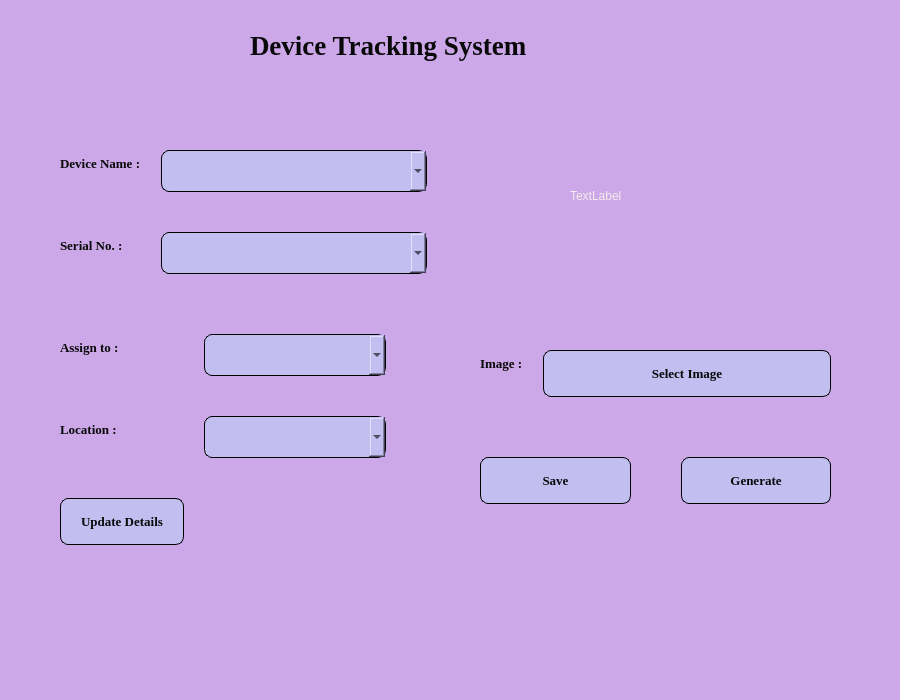
<?xml version="1.0" encoding="UTF-8"?>
<ui version="4.0">
 <class>MainWindow</class>
 <widget class="QMainWindow" name="MainWindow">
  <property name="geometry">
   <rect>
    <x>0</x>
    <y>0</y>
    <width>900</width>
    <height>700</height>
   </rect>
  </property>
  <property name="windowTitle">
   <string>MainWindow</string>
  </property>
  <property name="styleSheet">
   <string notr="true">background-color: rgb(204, 168, 233);
color: rgb(245, 235, 235);</string>
  </property>
  <widget class="QWidget" name="centralwidget">
   <widget class="QLabel" name="label">
    <property name="geometry">
     <rect>
      <x>250</x>
      <y>20</y>
      <width>341</width>
      <height>51</height>
     </rect>
    </property>
    <property name="font">
     <font>
      <family>Times New Roman</family>
      <pointsize>20</pointsize>
      <bold>true</bold>
     </font>
    </property>
    <property name="styleSheet">
     <string notr="true">color: rgb(9, 9, 9);</string>
    </property>
    <property name="text">
     <string>Device Tracking System</string>
    </property>
   </widget>
   <widget class="QWidget" name="layoutWidget">
    <property name="geometry">
     <rect>
      <x>460</x>
      <y>330</y>
      <width>391</width>
      <height>242</height>
     </rect>
    </property>
    <layout class="QFormLayout" name="formLayout_4">
     <property name="verticalSpacing">
      <number>40</number>
     </property>
     <property name="leftMargin">
      <number>10</number>
     </property>
     <property name="topMargin">
      <number>10</number>
     </property>
     <property name="rightMargin">
      <number>10</number>
     </property>
     <property name="bottomMargin">
      <number>10</number>
     </property>
     <item row="0" column="0" colspan="2">
      <layout class="QFormLayout" name="formLayout_3">
       <property name="horizontalSpacing">
        <number>20</number>
       </property>
       <property name="verticalSpacing">
        <number>50</number>
       </property>
       <property name="leftMargin">
        <number>10</number>
       </property>
       <property name="topMargin">
        <number>10</number>
       </property>
       <property name="rightMargin">
        <number>10</number>
       </property>
       <property name="bottomMargin">
        <number>10</number>
       </property>
       <item row="0" column="0">
        <widget class="QLabel" name="label_6">
         <property name="font">
          <font>
           <family>Times New Roman</family>
           <pointsize>10</pointsize>
           <bold>true</bold>
          </font>
         </property>
         <property name="styleSheet">
          <string notr="true">color: rgb(9, 9, 9);</string>
         </property>
         <property name="text">
          <string>Image :</string>
         </property>
        </widget>
       </item>
       <item row="0" column="1">
        <widget class="QPushButton" name="select_img_button">
         <property name="font">
          <font>
           <family>Times New Roman</family>
           <pointsize>10</pointsize>
           <bold>true</bold>
          </font>
         </property>
         <property name="styleSheet">
          <string notr="true">background-color: rgb(195, 190, 240);
color: rgb(9,9,9);
padding : 15px 40px;
border-radius:8px;
border: 1px solid black

</string>
         </property>
         <property name="text">
          <string>Select Image</string>
         </property>
        </widget>
       </item>
      </layout>
     </item>
     <item row="1" column="0" colspan="2">
      <layout class="QHBoxLayout" name="horizontalLayout">
       <property name="spacing">
        <number>50</number>
       </property>
       <property name="leftMargin">
        <number>10</number>
       </property>
       <property name="topMargin">
        <number>10</number>
       </property>
       <property name="rightMargin">
        <number>10</number>
       </property>
       <property name="bottomMargin">
        <number>10</number>
       </property>
       <item>
        <widget class="QPushButton" name="save_button">
         <property name="font">
          <font>
           <family>Times New Roman</family>
           <pointsize>10</pointsize>
           <bold>true</bold>
          </font>
         </property>
         <property name="styleSheet">
          <string notr="true">background-color: rgb(195, 190, 240);
color: rgb(9,9,9);
padding : 15px 20px;
border-radius:8px;
border: 1px solid black;

</string>
         </property>
         <property name="text">
          <string>Save</string>
         </property>
        </widget>
       </item>
       <item>
        <widget class="QPushButton" name="generate_button">
         <property name="font">
          <font>
           <family>Times New Roman</family>
           <pointsize>10</pointsize>
           <bold>true</bold>
          </font>
         </property>
         <property name="styleSheet">
          <string notr="true">background-color: rgb(195, 190, 240);
color: rgb(9,9,9);
padding : 15px 20px;
border-radius:8px;
border: 1px solid black

</string>
         </property>
         <property name="text">
          <string>Generate</string>
         </property>
        </widget>
       </item>
      </layout>
     </item>
    </layout>
   </widget>
   <widget class="QWidget" name="layoutWidget_2">
    <property name="geometry">
     <rect>
      <x>40</x>
      <y>130</y>
      <width>407</width>
      <height>464</height>
     </rect>
    </property>
    <layout class="QFormLayout" name="formLayout_5">
     <property name="verticalSpacing">
      <number>40</number>
     </property>
     <property name="leftMargin">
      <number>10</number>
     </property>
     <property name="topMargin">
      <number>10</number>
     </property>
     <property name="rightMargin">
      <number>10</number>
     </property>
     <property name="bottomMargin">
      <number>10</number>
     </property>
     <item row="0" column="0" colspan="2">
      <layout class="QFormLayout" name="formLayout">
       <property name="horizontalSpacing">
        <number>20</number>
       </property>
       <property name="verticalSpacing">
        <number>40</number>
       </property>
       <property name="leftMargin">
        <number>10</number>
       </property>
       <property name="topMargin">
        <number>10</number>
       </property>
       <property name="rightMargin">
        <number>10</number>
       </property>
       <property name="bottomMargin">
        <number>10</number>
       </property>
       <item row="0" column="0">
        <widget class="QLabel" name="label_2">
         <property name="font">
          <font>
           <family>Times New Roman</family>
           <pointsize>10</pointsize>
           <bold>true</bold>
          </font>
         </property>
         <property name="styleSheet">
          <string notr="true">color: rgb(9, 9, 9);</string>
         </property>
         <property name="text">
          <string>Device Name :</string>
         </property>
        </widget>
       </item>
       <item row="0" column="1">
        <widget class="QComboBox" name="device_name_combobox">
         <property name="styleSheet">
          <string notr="true">QComboBox {
    background-color: rgb(195, 190, 240);
    color: rgb(9, 9, 9);
    padding: 12px 60px; /* Adjust padding as needed */
    border-radius: 8px;
    border: 1px solid black;
}

QComboBox::item {
    text-align: left; /* Align text to the left */
    padding-top: 10px; /* Adjust the padding to center text vertically */
    padding-bottom: 10px; /* Adjust the padding to center text vertically */
}
</string>
         </property>
        </widget>
       </item>
       <item row="1" column="0">
        <widget class="QLabel" name="label_3">
         <property name="font">
          <font>
           <family>Times New Roman</family>
           <pointsize>10</pointsize>
           <bold>true</bold>
          </font>
         </property>
         <property name="styleSheet">
          <string notr="true">color: rgb(9, 9, 9);</string>
         </property>
         <property name="text">
          <string>Serial No. :</string>
         </property>
        </widget>
       </item>
       <item row="1" column="1">
        <widget class="QComboBox" name="Serial_No_combobox">
         <property name="styleSheet">
          <string notr="true">QComboBox {
    background-color: rgb(195, 190, 240);
    color: rgb(9, 9, 9);
    padding: 12px 60px; /* Adjust padding as needed */
    border-radius: 8px;
    border: 1px solid black;
}

QComboBox::item {
    text-align: left; /* Align text to the left */
    padding-top: 10px; /* Adjust the padding to center text vertically */
    padding-bottom: 10px; /* Adjust the padding to center text vertically */
}
</string>
         </property>
        </widget>
       </item>
      </layout>
     </item>
     <item row="1" column="0">
      <layout class="QFormLayout" name="formLayout_2">
       <property name="horizontalSpacing">
        <number>20</number>
       </property>
       <property name="verticalSpacing">
        <number>40</number>
       </property>
       <property name="leftMargin">
        <number>10</number>
       </property>
       <property name="topMargin">
        <number>10</number>
       </property>
       <property name="rightMargin">
        <number>10</number>
       </property>
       <property name="bottomMargin">
        <number>10</number>
       </property>
       <item row="0" column="1">
        <widget class="QComboBox" name="assignedto_combobox">
         <property name="styleSheet">
          <string notr="true">QComboBox {
    background-color: rgb(195, 190, 240);
    color: rgb(9, 9, 9);
    padding: 12px 60px; /* Adjust padding as needed */
    border-radius: 8px;
    border: 1px solid black;
}

QComboBox::item {
    text-align: left; /* Align text to the left */
    padding-top: 10px; /* Adjust the padding to center text vertically */
    padding-bottom: 10px; /* Adjust the padding to center text vertically */
}
</string>
         </property>
        </widget>
       </item>
       <item row="1" column="0">
        <widget class="QLabel" name="label_4">
         <property name="font">
          <font>
           <family>Times New Roman</family>
           <pointsize>10</pointsize>
           <bold>true</bold>
          </font>
         </property>
         <property name="styleSheet">
          <string notr="true">color: rgb(9, 9, 9);</string>
         </property>
         <property name="text">
          <string>Location :       </string>
         </property>
        </widget>
       </item>
       <item row="1" column="1">
        <widget class="QComboBox" name="location_combobox">
         <property name="styleSheet">
          <string notr="true">QComboBox {
    background-color: rgb(195, 190, 240);
    color: rgb(9, 9, 9);
    padding: 12px 60px; /* Adjust padding as needed */
    border-radius: 8px;
    border: 1px solid black;
}

QComboBox::item {
    text-align: left; /* Align text to the left */
    padding-top: 10px; /* Adjust the padding to center text vertically */
    padding-bottom: 10px; /* Adjust the padding to center text vertically */
}
</string>
         </property>
        </widget>
       </item>
       <item row="0" column="0">
        <widget class="QLabel" name="label_5">
         <property name="font">
          <font>
           <family>Times New Roman</family>
           <pointsize>10</pointsize>
           <bold>true</bold>
          </font>
         </property>
         <property name="styleSheet">
          <string notr="true">color: rgb(9, 9, 9);</string>
         </property>
         <property name="text">
          <string>Assign to :        </string>
         </property>
        </widget>
       </item>
       <item row="2" column="0">
        <widget class="QPushButton" name="update_user_button">
         <property name="font">
          <font>
           <family>Times New Roman</family>
           <pointsize>10</pointsize>
           <bold>true</bold>
          </font>
         </property>
         <property name="styleSheet">
          <string notr="true">background-color: rgb(195, 190, 240);
color: rgb(9,9,9);
padding : 15px 20px;
border-radius:8px;
border: 1px solid black;


</string>
         </property>
         <property name="text">
          <string>Update Details</string>
         </property>
        </widget>
       </item>
      </layout>
     </item>
    </layout>
   </widget>
   <widget class="QLabel" name="photolabel">
    <property name="geometry">
     <rect>
      <x>570</x>
      <y>150</y>
      <width>151</width>
      <height>91</height>
     </rect>
    </property>
    <property name="styleSheet">
     <string notr="true">text-align:centre;</string>
    </property>
    <property name="text">
     <string>TextLabel</string>
    </property>
   </widget>
  </widget>
  <widget class="QMenuBar" name="menubar">
   <property name="geometry">
    <rect>
     <x>0</x>
     <y>0</y>
     <width>900</width>
     <height>25</height>
    </rect>
   </property>
  </widget>
  <widget class="QStatusBar" name="statusbar"/>
 </widget>
 <resources/>
 <connections/>
</ui>
